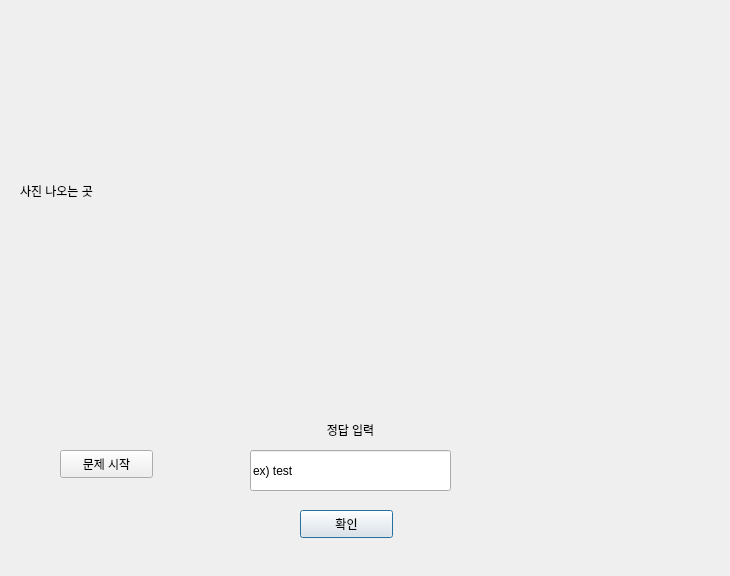
<?xml version="1.0" encoding="UTF-8"?>
<ui version="4.0">
 <class>Dialog</class>
 <widget class="QDialog" name="Dialog">
  <property name="geometry">
   <rect>
    <x>0</x>
    <y>0</y>
    <width>730</width>
    <height>576</height>
   </rect>
  </property>
  <property name="windowTitle">
   <string>Dialog</string>
  </property>
  <widget class="QPushButton" name="OK">
   <property name="geometry">
    <rect>
     <x>300</x>
     <y>510</y>
     <width>93</width>
     <height>28</height>
    </rect>
   </property>
   <property name="text">
    <string>확인</string>
   </property>
  </widget>
  <widget class="QLabel" name="label">
   <property name="geometry">
    <rect>
     <x>250</x>
     <y>420</y>
     <width>201</width>
     <height>21</height>
    </rect>
   </property>
   <property name="text">
    <string>&lt;html&gt;&lt;head/&gt;&lt;body&gt;&lt;p align=&quot;center&quot;&gt;정답 입력&lt;/p&gt;&lt;/body&gt;&lt;/html&gt;</string>
   </property>
  </widget>
  <widget class="QLineEdit" name="Answer_textBox">
   <property name="geometry">
    <rect>
     <x>250</x>
     <y>450</y>
     <width>201</width>
     <height>41</height>
    </rect>
   </property>
   <property name="text">
    <string>ex) test</string>
   </property>
  </widget>
  <widget class="QLabel" name="Picture">
   <property name="geometry">
    <rect>
     <x>20</x>
     <y>20</y>
     <width>681</width>
     <height>341</height>
    </rect>
   </property>
   <property name="text">
    <string>사진 나오는 곳</string>
   </property>
  </widget>
  <widget class="QPushButton" name="Start">
   <property name="geometry">
    <rect>
     <x>60</x>
     <y>450</y>
     <width>93</width>
     <height>28</height>
    </rect>
   </property>
   <property name="text">
    <string>문제 시작</string>
   </property>
  </widget>
 </widget>
 <resources/>
 <connections/>
</ui>
